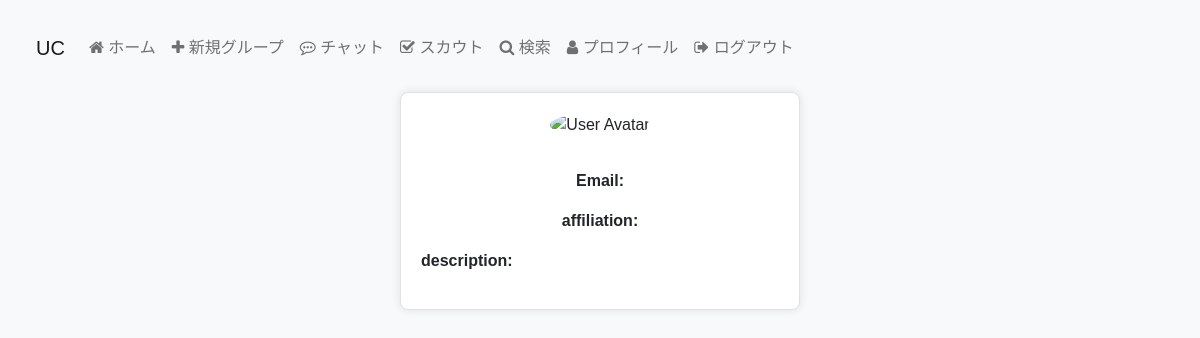
The page /profile/7 (signed in) on the database as committed earlier.
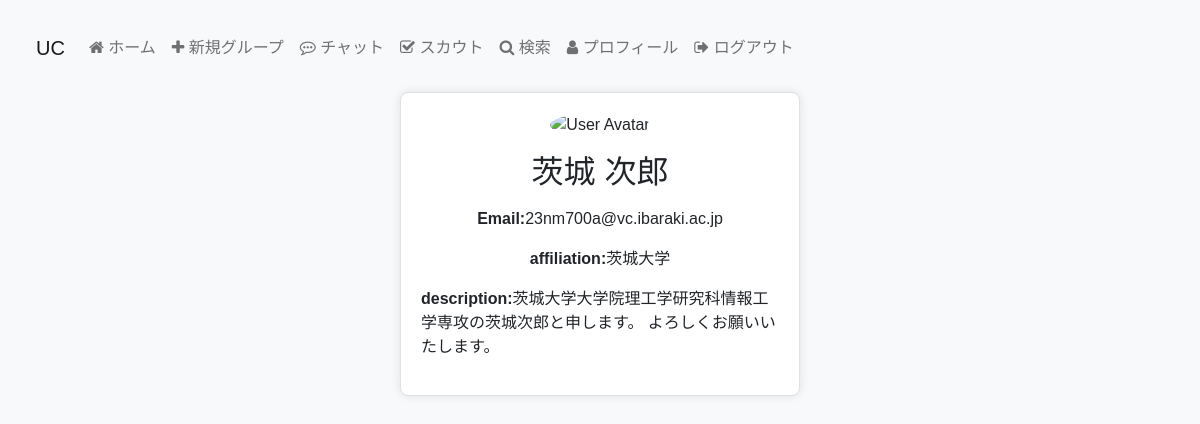
The same page on the database as committed later.
### UC/models/user.py (models this page shows, shortened)
class User(db.Model):
    __tablename__ = "users"
    id = db.Column(db.Integer, primary_key=True, nullable=False)
    name_last = db.Column(db.String(50), nullable=False)
    name_first = db.Column(db.String(50), nullable=False)
    email = db.Column(db.String(100), unique=True, nullable=False)
    password = db.Column(db.String(100), nullable=False)
    user_type = db.Column(db.String(10), nullable=False)
    description = db.Column(db.Text)
    affiliation = db.Column(db.String(100), nullable=True)
    chat = db.relationship("Chat", backref="users")
    group = db.relationship("Group", backref="users")

### UC/views/profile.py (the view)
@app.route("/profile/<int:user_id>")
@is_logined
def show_profile(user_id):
    user = User.query.get(user_id)
    return render_template("profile/profile.html", user=user)

### UC/views/views.py (called while the page is built)
def is_logined(view):
    @wraps(view)
    def inner(*args, **kwargs):
        if not session.get("logged_in"):
            return redirect(url_for("login"))
        return view(*args, **kwargs)
    return inner

### UC/templates/profile/profile.html (shortened to what this page needs)
{% extends "layout.html" %}
{% block body %}
<!DOCTYPE html>
<html lang="en">
<head>
    <link href="https://cdn.jsdelivr.net/npm/bootstrap@5.0.2/dist/css/bootstrap.min.css" rel="stylesheet">
</head>
<body>
<div class="container">
    <div class="row justify-content-center">
        <div class="col-md-6">
            <div class="profile-container text-center">
                <img src="https://ptetutorials.com/images/user-profile.png" alt="User Avatar" class="profile-img mb-3">
                <h2 class="mb-3">{{ user['name_last'] }} {{ user['name_first'] }}</h2>
                <p class="mb-3"><strong>Email:</strong>{{ user['email'] }}</p>
                <p class="mb-3"><strong>affiliation:</strong>{{ user['affiliation'] }}</p>
                <p class="mb-3" style="text-align: left"><strong>description:</strong>{{ user['description'] }}</p>
            </div>
        </div>
    </div>
</div>
</body>
</html>
{% endblock %}

Rows that differ between the two databases and show on the page:
added User: name_last "茨城", name_first "次郎", email "23nm700a@vc.ibaraki.ac.jp", affiliation "茨城大学", description "茨城大学大学院理工学研究科情報工学専攻の茨城次郎と申します。 よろしくお願いいたします。"
